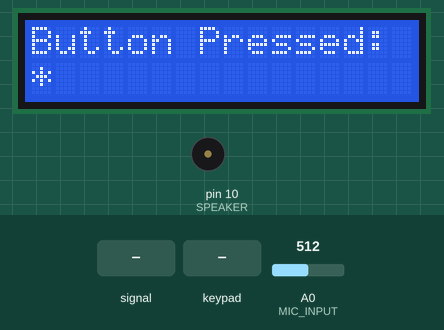
This sketch was run on a simulated Arduino Mega 2560, built with avr-gcc and run on an emulated ATmega2560. Shown: 16×2 character LCD, buzzer (waves = sounding). The test bench sets the inputs (shaded band); at power-on: A0 (MIC_INPUT) = 512.

Above: at 1.2 s.
1.3 s: A0 (MIC_INPUT) fed a 1000 Hz sine of ±255 counts around its level
At 2.4 s:
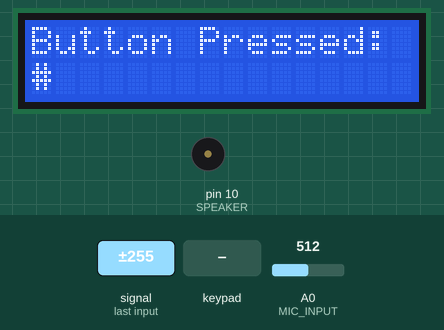
4.3 s: keypad keys 3 4 3 2 3 0 2 8 pressed 0.4 s apart
At 4.46 s:
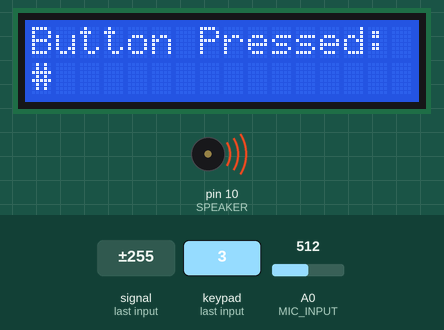
At 5.75 s:
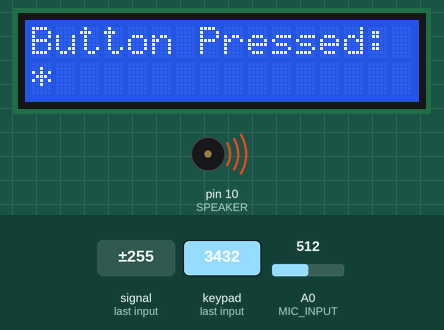
9.7 s: A0 (MIC_INPUT) set to 716
11.2 s: A0 (MIC_INPUT) set to 28
Timing chart, 0 to 13.8 s (numbered marks = the images above; inputs shaded):
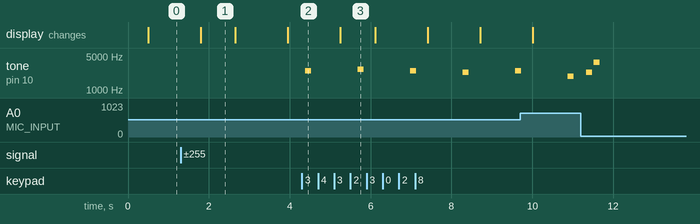

Measured:
- after the input at 1.3 s, the display: changes after 0.49 s (image 1)
- after the input at 4.3 s, tone on pin 10 (SPEAKER): plays 2500 Hz for 0.15 s, 2700 Hz for 0.15 s, 2500 Hz for 0.15 s, 2300 Hz for 0.15 s, 2500 Hz for 0.13 s, starting after 0.09 s
- what the display in image 1 shows lasts 0.9 s, from 1.8 s to 2.7 s

The sketch:

project_code.ino
```cpp
/*
This code finds the DFT of frequencies defined at the keypad pins for button press detection
*/

#include <Keypad.h>
#include <LiquidCrystal.h>


const byte ROWS = 4; //four rows
const byte COLS = 3; //three columns
const byte TONE_TIME = 150;
const byte NUM_CHARS = 12;    //number of characters
const byte SPEAKER = 10;      //digital pin for speaker output
const byte MIC_INPUT = A0;    //microphone pin
const byte NUM_SAMPLES = 128; //number of samples for signal, must be a power of 2

const byte THRESHOLD = 38;        //noise threshold above which a button press is assumed
const double CERTAINTY = 0.002;   //if any spectral magnitude of frequency band is > this, triggers output
                                  //this is a second measure that is supposed to prevent false positives

const char keys[ROWS][COLS] = {
  {'1','2','3'},
  {'4','5','6'},
  {'7','8','9'},
  {'*','0','#'}
};

const int rs = 12, en = 11, d4 = 5, d5 = 4, d6 = 3, d7 = 2; //list of pins for LCD screen

unsigned short signalSamples[NUM_SAMPLES]; //sampled microphone signal, only need 16 bit integers (conserves memory)

unsigned short currReading;   //current microphone reading for attempting to filter room noise

unsigned int startTime;   //starting time of sampling (ms)
unsigned int endTime;     //ending time of sampling (ms)

double samplingFreq;  //current sampling frequency (Hz)
double result;        //current Fourier spectral magnitude
double max_result;    //maximum Fourier spectral magnitude

byte maxI;  //character/frequency index of maximum correlation

char key;   //current pressed key

bool sound; //true if noise detected above a certain threshold

byte index; //index of character corresponding to a specific frequency

byte rowPins[ROWS] = {34, 32, 30, 28};  //connect to the row pinouts of the keypad
byte colPins[COLS] = {26, 24, 22};      //connect to the column pinouts of the keypad

//discrete frequencies associated with keypad characters
double frequencies[] = {1500, 1700, 1900, 2100, 2300, 2500, 2700, 2900, 3300, 3500, 3700, 3900};

char charList[] = "*#0123456789"; //list of characters found on keypad

//construct keypad object
Keypad keypad = Keypad( makeKeymap(keys), rowPins, colPins, ROWS, COLS );

//construct LCD object
LiquidCrystal lcd(rs, en, d4, d5, d6, d7);

/************* FUNCTION PROTOTYPES *************/
//computes the Discrete Fourier Transform of a sampled signal for a single frequency
double singleFreqDFT(unsigned short *, double, float);

//aids in finding the index of frequency assigned to a character
byte indexof(char *arr, char key)
{
  for(int i = 0; i<NUM_CHARS; i++)
  {
    if(arr[i] == key)
      return i;
  }

  return -1;
}


void setup(){

  //initialize LCD with number of rows and columns
  lcd.begin(16, 2);

  //print heading to LCD
  lcd.print("Button Pressed:");

  //setup I/O pins
  pinMode(MIC_INPUT, INPUT);
  pinMode(SPEAKER, OUTPUT);

}


void loop() {

  //obtain pressed key
  key = keypad.getKey();

  sound = false; //assume no sound initially

  //if a key is pressed, then find the index of the key
  if (key){
    index = indexof(charList, key);

  //play a tone corresponding to the frequency index
  tone(SPEAKER, frequencies[index], TONE_TIME);

  }

  //loop for 1 ms, looking for a signal
  for (int i = 0; i<20; i++){

    delayMicroseconds(50);  //delay before testing

    //if the signal crosses a certain threshold, then assume a tone was played
    if(analogRead(MIC_INPUT) >= THRESHOLD) {
      sound = true;
      break;

    }
  }


  //if it was determined that a sound was 'heard'
  if(sound) {

  //then perform DFT on a sampled version of the signal

    startTime = micros(); //obtain current clock pre-sampling

    //obtain N samples of signal
    for(int n = 0; n < NUM_SAMPLES; n++)
    {
      signalSamples[n] = analogRead(MIC_INPUT);
    }

    endTime = micros(); //find ending time after sampling

    //obtain current sampling frequency in Hz
    samplingFreq = NUM_SAMPLES*1000000.0/((double)(endTime - startTime));

    max_result = 0; //initialize maximum DFT magnitude found during analysis

    maxI = 0;       //initialize frequency index of maximum correlation

    //iterate through frequencies
    for (int i = 0; i < NUM_CHARS; i++){

        //find the DFT at the current frequency in the list
        result = singleFreqDFT(signalSamples, samplingFreq, (float)frequencies[i]);

        //keep track of the maximum magnitude and its index
        if(result > max_result) {

          maxI = i;
          max_result = result;
        }

    }

    //second layer of defense against false positives:
    //this ensures that max DFT magnitude implies button press
    if(max_result > CERTAINTY) {

      //print number decided for the DFT
      lcd.setCursor(0, 1);
      lcd.print(charList[maxI]);

  }


}

}

//computes the Discrete Fourier Transform of a sampled signal for a single frequency
double singleFreqDFT(unsigned short *signalArray, //sampled signal
                     double sampleFreq,           //sampling rate (Hz)
                     float targetFrequency){      //frequency to compute DFT magnitude for

  double omega = 2.0 * PI * targetFrequency / sampleFreq;  //find omega0 in radians

  double realPart = 0;        //real component of DFT, corresponding to cosine
  double imaginaryPart = 0;   //imaginary component of DFT, corresponding to sine
  double currV;               //current voltage

  //iterate through all samples
  for (int k = 0; k < NUM_SAMPLES; k++) {

    //we need to convert each amplitude of signal from Arduino integer reading to voltage
    currV = (double)signalArray[k] * (5.0 / 1023.0);

    //find real and imaginary components of DFT, using voltage and angle (omega0*k) in radians
    realPart += currV * cos(k * omega);
    imaginaryPart -= currV * sin(k * omega);
  }

  //find and return normalized Fourier magnitude of current sampled signal
  return sqrt(realPart*realPart + imaginaryPart*imaginaryPart) / (double)NUM_SAMPLES;
}
```
